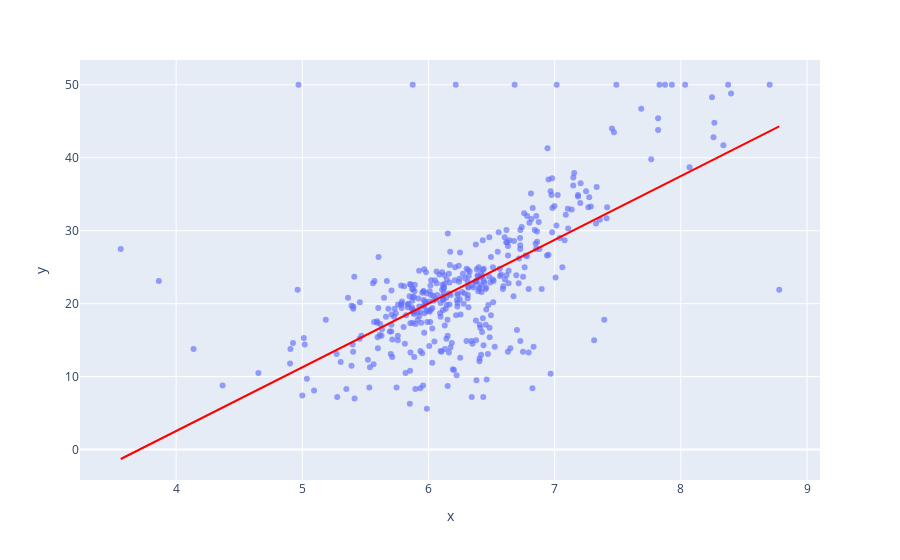

The cell this chart's notebook holds for it:
### Markdown cell above
Bestimmtheitsmaß R^2 (genauer adjusted R^2) beschreibt die Anpassungsgüte der Regression und dient für uns hier als Kennzahl für die "Genauigkeit" des Modells.

### Code cell
px.scatter(x=X_train['RM'], y=y_train, opacity=0.65, 
                trendline='ols', trendline_color_override='darkred')

### Figure 1 — Plotly figure (JSON) as saved in the notebook; plotly's stock layout.template omitted (floating-point values rounded to 4 significant figures; data arrays with more than 128 entries replaced by an {"elided": "..."} marker saying what was removed)
{"data": [{"hovertemplate": "x=%{x}<br>y=%{y}<extra></extra>", "legendgroup": "", "marker": {"color": "#636efa", "opacity": 0.65, "symbol": "circle"}, "mode": "markers", "name": "", "orientation": "v", "showlegend": false, "type": "scatter", "x": {"elided": "404 float values"}, "xaxis": "x", "y": {"elided": "404 float values"}, "yaxis": "y"}, {"hovertemplate": "<b>OLS trendline</b><br>y = 8.73408 * x + -32.389<br>R<sup>2</sup>=0.441795<br><br>x=%{x}<br>y=%{y} <b>(trend)</b><extra></extra>", "legendgroup": "", "line": {"color": "red"}, "marker": {"color": "#636efa", "symbol": "circle"}, "mode": "lines", "name": "", "showlegend": false, "type": "scatter", "x": {"elided": "404 float values"}, "xaxis": "x", "y": {"elided": "404 float values"}, "yaxis": "y"}], "layout": {"legend": {"tracegroupgap": 0}, "margin": {"t": 60}, "xaxis": {"anchor": "y", "domain": [0, 1], "title": {"text": "x"}}, "yaxis": {"anchor": "x", "domain": [0, 1], "title": {"text": "y"}}}}
